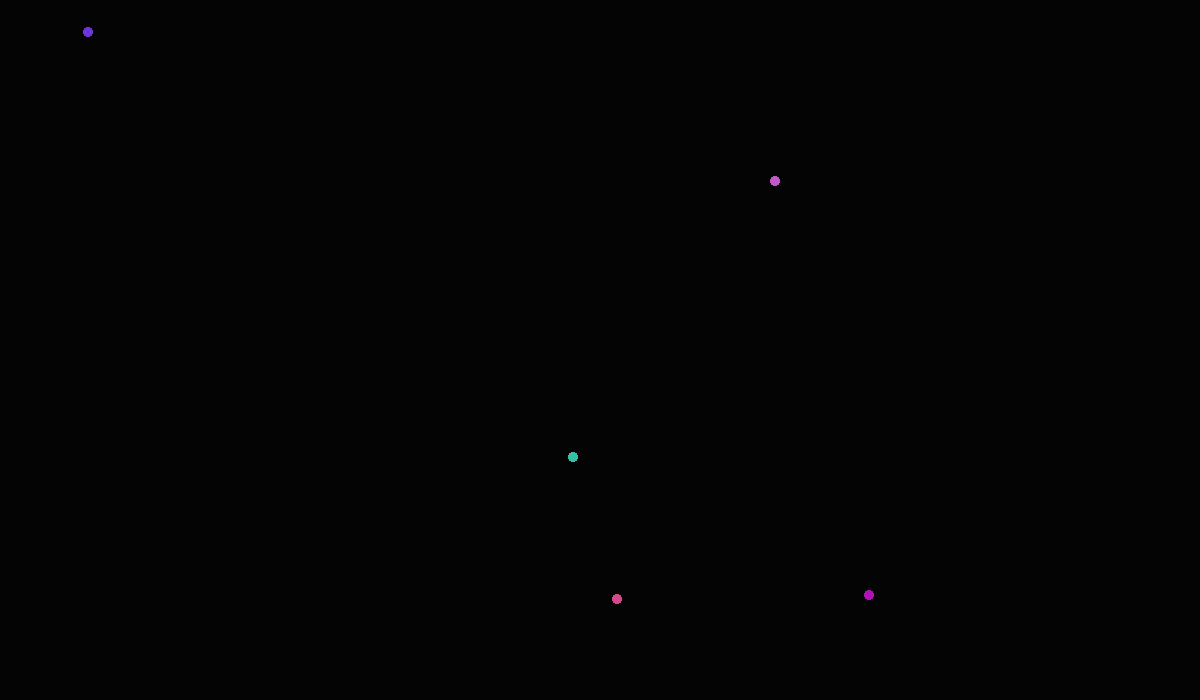
Frame 1 (no input)
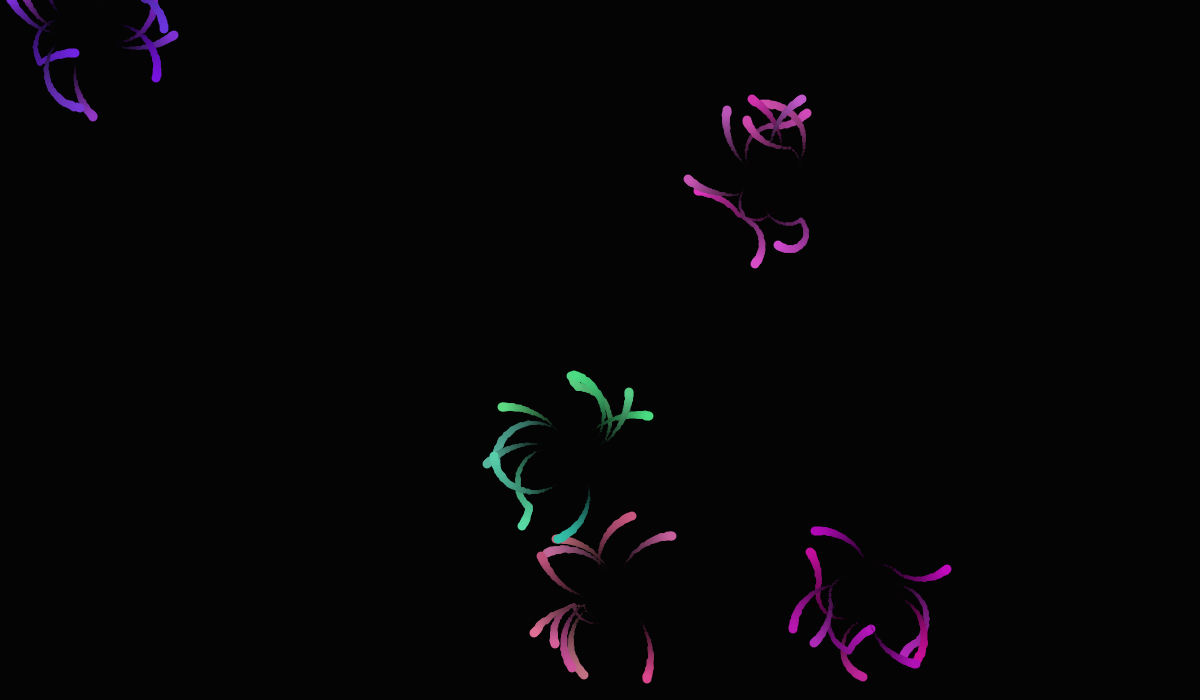
Frame 60 (the mouse pressed at the canvas centre just before this capture)
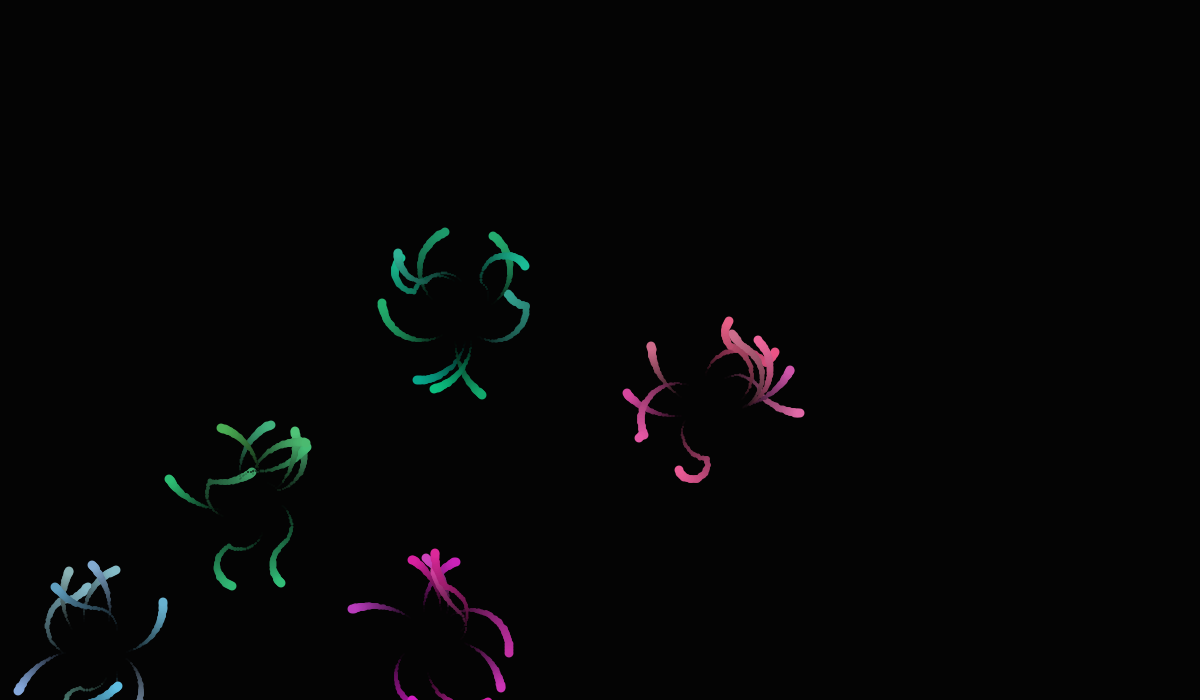
Frame 120 (the mouse held since frame 60 and released just before this capture)

The Processing sketch that drew these frames (run headless with seeded random() and noise(); from frame 60 on, the mouse is pressed at the canvas centre):

// Processing sketch: processing_93066
// ── processing_93066.pde


  Snake[] snakes;
  int p; //myers-briggs
  int i, t, u;  //these are here just so the program doesn't have to redefine them in the for loops every time
  void setup() {
    size(1200, 700);
    noStroke();
    ellipseMode(CENTER);
    initializeSnakes();
  }
  void mousePressed() {
    initializeSnakes();
  }
  void draw() {
    background(4);
    for(i = 0; i < p; i++) {
      snakes[i].update();
      for(t = 0; t < 97; t += 2) {  
        fill(snakes[i].getR(t), snakes[i].getG(t), snakes[i].getB(t));
        ellipse(snakes[i].vTrail[t].x, snakes[i].vTrail[t].y, (int)(t * .1), (int)(t * .1));
        //updates the trail here so there's not another loop
        snakes[i].vTrail[t].x = snakes[i].vTrail[t + 2].x;
        snakes[i].vTrail[t].y = snakes[i].vTrail[t + 2].y;
      }  
      if(snakes[i].changeDir && !snakes[i].isOffscreen()) {
        for(u = 0; u < p; u ++){
          if(i!=u && snakes[i].isNear(snakes[u].vMidpoint.x, snakes[u].vMidpoint.y, snakes[u].angle)) {
            snakes[i].resetVars(snakes[u].angle);  //follow other snake
            u = p;  //exit loop
          }
        }
      }
      //this happens if the snake ends its cycle and there aren't other snakes around to borrow an angle from
      if(snakes[i].changeDir)
        snakes[i].resetVars(0);  
      //uncomment these if you want to see better how it works, and/or when they follow each other
//      stroke(255);
//      line(snakes[i].vStart.x, snakes[i].vStart.y, snakes[i].getCurrentX(), snakes[i].getCurrentY());
//      stroke(100);
//      line(snakes[i].vMidpoint.x, snakes[i].vMidpoint.y, snakes[i].vTrail[98].x, snakes[i].vTrail[98].y);
//      noStroke();
    }
  }
  void initializeSnakes() {
    p = 50;  //total snakes
    int g = 5;  //groups
    //there will be g groups of (p / g) spawning
    int perGroup = (p / g);
    int groupX, groupY;
    int red, green, blue;
    snakes = new Snake[p];
    for(int d = 0; d < g; d++) {
      //initialize variables for this group
      groupX = (int) random(width);
      groupY = (int) random(height);
      red = (int) random(30, 230);
      green = (int) random(30, 230);
      blue = (int) random(30, 230);
      for(i = 0; i < perGroup; i++) {
        snakes[d * perGroup + i] = new Snake(random(TWO_PI), groupX, groupY, red + random(-25, 25), green + random(-25, 25), blue + random(-25, 25));
      }
    }
  }

//---------------------------------------------------------

public class Snake {
  SVector[] vTrail;
  SVector vStart, vMidpoint, vVelocity;
  int r, g, b, curve;
  float magnitude, shift, cycle, radius;
  float angle, a;
  boolean changeDir;
  public Snake(float ang, int fedX, int fedY, float rr, float gg, float bb) {
    r = (int) rr;
    g = (int) gg;
    b = (int) bb;
    if(random(10) < 5)  //randomize if it curves left or right first
      curve = 1;
    else
      curve = -1;
    shift = 30;
    vStart = new SVector(fedX, fedY);
    vMidpoint = new SVector(0, 0);
    vVelocity = new SVector(0, 0);
    vTrail = new SVector[100];
    for(int i = 0; i < 99; i+=2){
      vTrail[i] = new SVector(vStart.x, vStart.y);
    }
    resetVars(ang);
  }
  void resetVars(float ang){
    //restart cycle
    changeDir = false;
    vStart.x += vVelocity.x * magnitude; 
    vStart.y += vVelocity.y * magnitude;
    magnitude = random(50, 250);
    cycle = 0;
    curve *= -1;  //switch direction of curve
    //check to see if it's off screen
    if(vStart.x < 0)
      angle = 0;
    else if(vStart.y < 0)
      angle = PI + HALF_PI;
    else if(vStart.x > width)
      angle = PI;
    else if(vStart.y > height)
      angle = HALF_PI;
    else if(ang != 0)  
      angle = ang;
    angle += random(-QUARTER_PI / 2, QUARTER_PI / 2);
    //velocity, etc
    vVelocity.x = cos(angle) * .6;
    vVelocity.y = -1 * sin(angle) * .6;
    radius = sqrt(pow((vVelocity.x * magnitude), 2) + pow((vVelocity.y * magnitude), 2)) / 2;  //a^2 + b^2 = c^2 gives length, divide by 2 to get radius
    vMidpoint.x = vStart.x + (vVelocity.x * magnitude) / 2;
    vMidpoint.y = vStart.y + (vVelocity.y * magnitude) / 2;
  }
  void update() {
    if(cycle > magnitude / 2 && shift < 35)
      shift++;
    else if(shift > 15)  //won't go below
      shift--;
    cycle += shift * .1;
    if(cycle >= magnitude) {
      cycle = magnitude;
      changeDir = true;
    }
    //the variable "angle" is the angle of the line
    //whereas "a" is the angle of the half-circle from the midpoint which forms the snake
    a = (float)(angle - HALF_PI + curve * (cycle / magnitude) * PI);
    //set newest point on snake
    vTrail[98].x = (int)(vMidpoint.x + radius * sin(a));
    vTrail[98].y = (int)(vMidpoint.y + radius * cos(a));
  }
  boolean isNear(float checkX, float checkY, float checkA) {
    if(abs(vStart.x - checkX) < magnitude && abs(vStart.y - checkY) < magnitude) {  //if other snake is near
      if(abs(angle - checkA) < HALF_PI)         //if the angle is similar (I guessed the 315)
        return true;
    }
    return false;
  }
  boolean isOffscreen() {
   if(vStart.x < 0 || vStart.x > width || vStart.y < 0 || vStart.y > height)
      return true;
   return false; 
  }
  //these return the color multiplied by the percentage that is their element number
  //it works because there are 100 elements in each snake
  float getR(int t) {return (float)(r * t * .01);}
  float getG(int t) {return (float)(g * t * .01);}
  float getB(int t) {return (float)(b * t * .01);}
  //only used to display the lines in Draw() that show you what's going on
  float getCurrentX() {return vStart.x + (vVelocity.x * cycle);}
  float getCurrentY() {return vStart.y + (vVelocity.y * cycle);}
}
class SVector {
  float x, y;
  public SVector(float xx, float yy) {
    x = xx;
    y = yy; 
  } 
}
